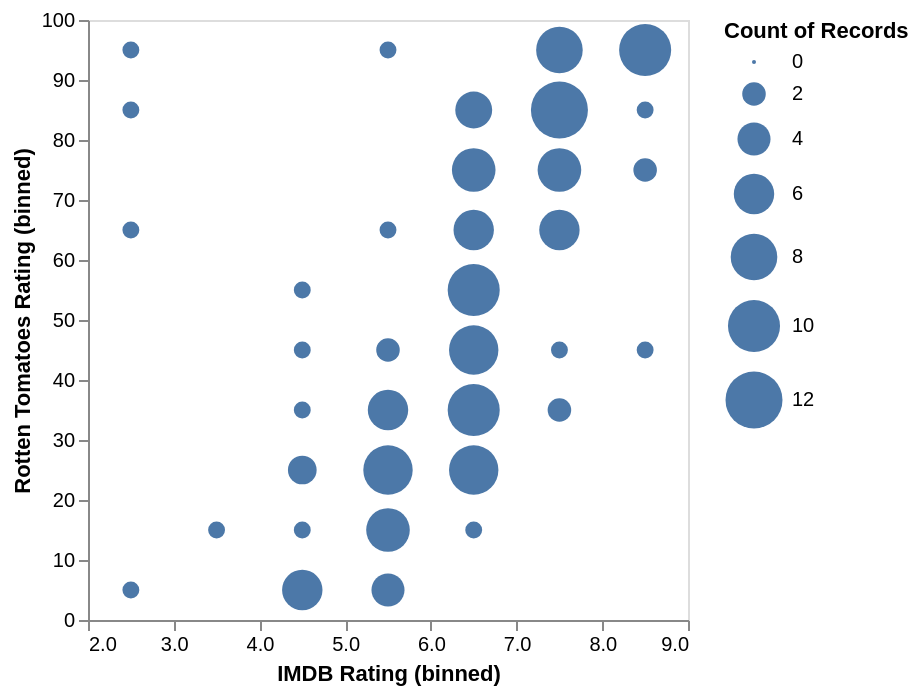

Write the Vega-Lite specification saved for this chart.
### Vega-Lite specification from a JSON file in a GitHub repository (floating-point values rounded to 4 significant figures; data arrays with more than 128 entries replaced by an {"elided": "..."} marker saying what was removed)
{"$schema": "https://vega.github.io/schema/vega-lite/v6.json", "data": {"values": {"elided": "200 records"}}, "mark": "circle", "encoding": {"x": {"bin": {"maxbins": 10}, "field": "IMDB Rating"}, "y": {"bin": {"maxbins": 10}, "field": "Rotten Tomatoes Rating"}, "size": {"aggregate": "count"}}}
